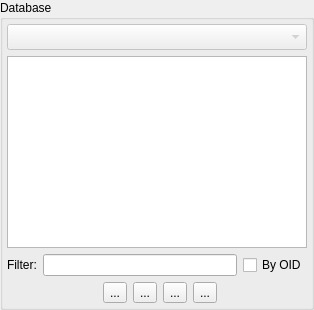
            <widget class="QGroupBox" name="database_gb">
             <property name="enabled">
              <bool>true</bool>
             </property>
             <property name="sizePolicy">
              <sizepolicy hsizetype="Expanding" vsizetype="Preferred">
               <horstretch>0</horstretch>
               <verstretch>0</verstretch>
              </sizepolicy>
             </property>
             <property name="title">
              <string>Database</string>
             </property>
             <layout class="QGridLayout" name="gridLayout">
              <property name="leftMargin">
               <number>4</number>
              </property>
              <property name="topMargin">
               <number>4</number>
              </property>
              <property name="rightMargin">
               <number>4</number>
              </property>
              <property name="bottomMargin">
               <number>4</number>
              </property>
              <item row="0" column="0" colspan="2">
               <widget class="QComboBox" name="database_cmb">
                <property name="enabled">
                 <bool>false</bool>
                </property>
                <property name="sizePolicy">
                 <sizepolicy hsizetype="Preferred" vsizetype="Preferred">
                  <horstretch>0</horstretch>
                  <verstretch>0</verstretch>
                 </sizepolicy>
                </property>
                <property name="insertPolicy">
                 <enum>QComboBox::InsertAlphabetically</enum>
                </property>
                <property name="sizeAdjustPolicy">
                 <enum>QComboBox::AdjustToMinimumContentsLengthWithIcon</enum>
                </property>
                <property name="iconSize">
                 <size>
                  <width>18</width>
                  <height>18</height>
                 </size>
                </property>
               </widget>
              </item>
              <item row="1" column="0" colspan="2">
               <widget class="QWidget" name="objs_parent_wgt" native="true">
                <property name="enabled">
                 <bool>true</bool>
                </property>
                <layout class="QGridLayout" name="gridLayout_6">
                 <property name="leftMargin">
                  <number>0</number>
                 </property>
                 <property name="topMargin">
                  <number>0</number>
                 </property>
                 <property name="rightMargin">
                  <number>0</number>
                 </property>
                 <property name="bottomMargin">
                  <number>0</number>
                 </property>
                 <item row="0" column="0" colspan="6">
                  <widget class="QTreeWidget" name="db_objects_tw">
                   <property name="enabled">
                    <bool>true</bool>
                   </property>
                   <property name="minimumSize">
                    <size>
                     <width>300</width>
                     <height>0</height>
                    </size>
                   </property>
                   <property name="frameShadow">
                    <enum>QFrame::Sunken</enum>
                   </property>
                   <property name="editTriggers">
                    <set>QAbstractItemView::NoEditTriggers</set>
                   </property>
                   <property name="alternatingRowColors">
                    <bool>true</bool>
                   </property>
                   <property name="selectionMode">
                    <enum>QAbstractItemView::NoSelection</enum>
                   </property>
                   <property name="selectionBehavior">
                    <enum>QAbstractItemView::SelectRows</enum>
                   </property>
                   <property name="iconSize">
                    <size>
                     <width>20</width>
                     <height>20</height>
                    </size>
                   </property>
                   <property name="textElideMode">
                    <enum>Qt::ElideRight</enum>
                   </property>
                   <property name="rootIsDecorated">
                    <bool>true</bool>
                   </property>
                   <property name="uniformRowHeights">
                    <bool>true</bool>
                   </property>
                   <property name="sortingEnabled">
                    <bool>false</bool>
                   </property>
                   <property name="animated">
                    <bool>true</bool>
                   </property>
                   <property name="headerHidden">
                    <bool>true</bool>
                   </property>
                   <property name="expandsOnDoubleClick">
                    <bool>true</bool>
                   </property>
                   <property name="columnCount">
                    <number>2</number>
                   </property>
                   <attribute name="headerVisible">
                    <bool>false</bool>
                   </attribute>
                   <attribute name="headerMinimumSectionSize">
                    <number>50</number>
                   </attribute>
                   <attribute name="headerShowSortIndicator" stdset="0">
                    <bool>false</bool>
                   </attribute>
                   <column>
                    <property name="text">
                     <string notr="true">1</string>
                    </property>
                   </column>
                   <column>
                    <property name="text">
                     <string notr="true">2</string>
                    </property>
                   </column>
                  </widget>
                 </item>
                 <item row="1" column="0" colspan="6">
                  <layout class="QHBoxLayout" name="horizontalLayout_3">
                   <item>
                    <widget class="QLabel" name="filter_lbl">
                     <property name="enabled">
                      <bool>true</bool>
                     </property>
                     <property name="sizePolicy">
                      <sizepolicy hsizetype="Fixed" vsizetype="Preferred">
                       <horstretch>0</horstretch>
                       <verstretch>0</verstretch>
                      </sizepolicy>
                     </property>
                     <property name="text">
                      <string>Filter:</string>
                     </property>
                    </widget>
                   </item>
                   <item>
                    <widget class="QLineEdit" name="filter_edt">
                     <property name="enabled">
                      <bool>true</bool>
                     </property>
                     <property name="clearButtonEnabled">
                      <bool>true</bool>
                     </property>
                    </widget>
                   </item>
                   <item>
                    <widget class="QCheckBox" name="by_oid_chk">
                     <property name="enabled">
                      <bool>true</bool>
                     </property>
                     <property name="toolTip">
                      <string>Filter object by it's OID</string>
                     </property>
                     <property name="text">
                      <string>By OID</string>
                     </property>
                    </widget>
                   </item>
                  </layout>
                 </item>
                 <item row="2" column="0">
                  <spacer name="horizontalSpacer">
                   <property name="orientation">
                    <enum>Qt::Horizontal</enum>
                   </property>
                   <property name="sizeHint" stdset="0">
                    <size>
                     <width>90</width>
                     <height>20</height>
                    </size>
                   </property>
                  </spacer>
                 </item>
                 <item row="2" column="1">
                  <widget class="QToolButton" name="select_all_tb">
                   <property name="enabled">
                    <bool>true</bool>
                   </property>
                   <property name="sizePolicy">
                    <sizepolicy hsizetype="Fixed" vsizetype="Fixed">
                     <horstretch>0</horstretch>
                     <verstretch>0</verstretch>
                    </sizepolicy>
                   </property>
                   <property name="minimumSize">
                    <size>
                     <width>0</width>
                     <height>0</height>
                    </size>
                   </property>
                   <property name="toolTip">
                    <string>Select all objects</string>
                   </property>
                   <property name="text">
                    <string>...</string>
                   </property>
                   <property name="icon">
                    <iconset resource="../res/resources.qrc">
                     <normaloff>:/icones/icones/seltodos.png</normaloff>:/icones/icones/seltodos.png</iconset>
                   </property>
                   <property name="iconSize">
                    <size>
                     <width>22</width>
                     <height>22</height>
                    </size>
                   </property>
                   <property name="checkable">
                    <bool>false</bool>
                   </property>
                  </widget>
                 </item>
                 <item row="2" column="2">
                  <widget class="QToolButton" name="clear_all_tb">
                   <property name="enabled">
                    <bool>true</bool>
                   </property>
                   <property name="sizePolicy">
                    <sizepolicy hsizetype="Fixed" vsizetype="Fixed">
                     <horstretch>0</horstretch>
                     <verstretch>0</verstretch>
                    </sizepolicy>
                   </property>
                   <property name="minimumSize">
                    <size>
                     <width>0</width>
                     <height>0</height>
                    </size>
                   </property>
                   <property name="toolTip">
                    <string>Clear object selection</string>
                   </property>
                   <property name="text">
                    <string>...</string>
                   </property>
                   <property name="icon">
                    <iconset resource="../res/resources.qrc">
                     <normaloff>:/icones/icones/clearobjsel.png</normaloff>:/icones/icones/clearobjsel.png</iconset>
                   </property>
                   <property name="iconSize">
                    <size>
                     <width>22</width>
                     <height>22</height>
                    </size>
                   </property>
                   <property name="checkable">
                    <bool>false</bool>
                   </property>
                  </widget>
                 </item>
                 <item row="2" column="3">
                  <widget class="QToolButton" name="expand_all_tb">
                   <property name="enabled">
                    <bool>true</bool>
                   </property>
                   <property name="sizePolicy">
                    <sizepolicy hsizetype="Fixed" vsizetype="Fixed">
                     <horstretch>0</horstretch>
                     <verstretch>0</verstretch>
                    </sizepolicy>
                   </property>
                   <property name="minimumSize">
                    <size>
                     <width>0</width>
                     <height>0</height>
                    </size>
                   </property>
                   <property name="toolTip">
                    <string>Expands all items</string>
                   </property>
                   <property name="text">
                    <string>...</string>
                   </property>
                   <property name="icon">
                    <iconset resource="../res/resources.qrc">
                     <normaloff>:/icones/icones/adicionar.png</normaloff>:/icones/icones/adicionar.png</iconset>
                   </property>
                   <property name="iconSize">
                    <size>
                     <width>22</width>
                     <height>22</height>
                    </size>
                   </property>
                   <property name="checkable">
                    <bool>false</bool>
                   </property>
                  </widget>
                 </item>
                 <item row="2" column="4">
                  <widget class="QToolButton" name="collapse_all_tb">
                   <property name="enabled">
                    <bool>true</bool>
                   </property>
                   <property name="sizePolicy">
                    <sizepolicy hsizetype="Fixed" vsizetype="Fixed">
                     <horstretch>0</horstretch>
                     <verstretch>0</verstretch>
                    </sizepolicy>
                   </property>
                   <property name="minimumSize">
                    <size>
                     <width>0</width>
                     <height>0</height>
                    </size>
                   </property>
                   <property name="toolTip">
                    <string>Collapses all items</string>
                   </property>
                   <property name="text">
                    <string>...</string>
                   </property>
                   <property name="icon">
                    <iconset resource="../res/resources.qrc">
                     <normaloff>:/icones/icones/remover.png</normaloff>:/icones/icones/remover.png</iconset>
                   </property>
                   <property name="iconSize">
                    <size>
                     <width>22</width>
                     <height>22</height>
                    </size>
                   </property>
                   <property name="checkable">
                    <bool>false</bool>
                   </property>
                  </widget>
                 </item>
                 <item row="2" column="5">
                  <spacer name="horizontalSpacer_2">
                   <property name="orientation">
                    <enum>Qt::Horizontal</enum>
                   </property>
                   <property name="sizeHint" stdset="0">
                    <size>
                     <width>77</width>
                     <height>20</height>
                    </size>
                   </property>
                  </spacer>
                 </item>
                </layout>
               </widget>
              </item>
             </layout>
            </widget>
